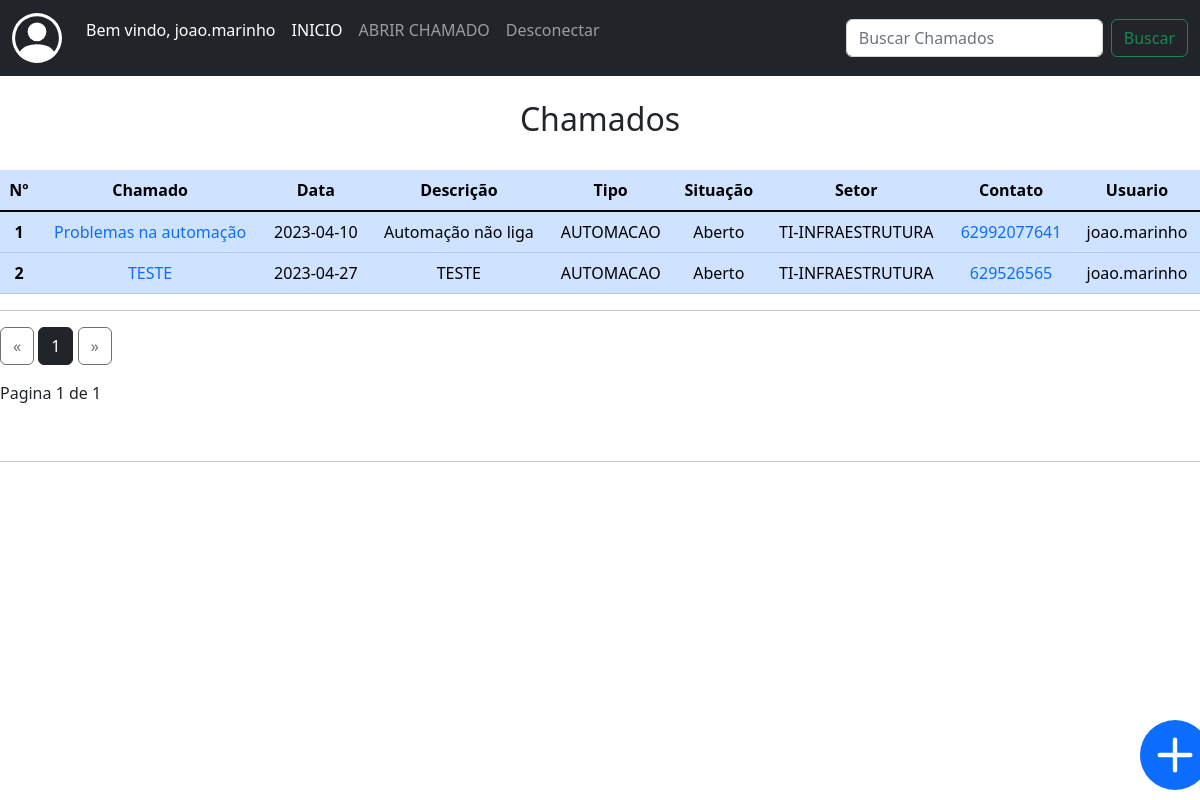
Before: /chamados_usuario (signed in) with the older database file.
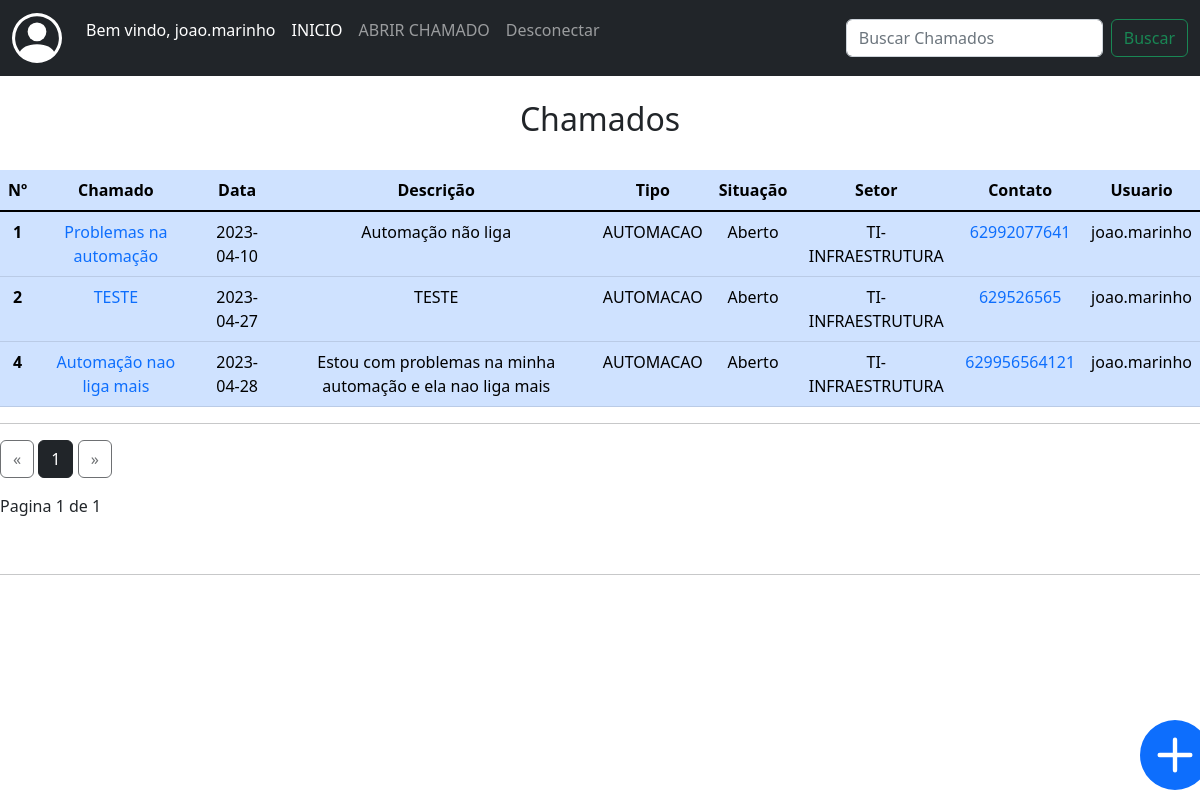
After: the same page with the newer database file.
### app/models/tab_chamados.py (models this page shows)
class Chamados(db.Model):
    __tablename__ = 'tab_chamados'
    id = db.Column(db.Integer, primary_key=True)
    data_add = db.Column(db.String(50), nullable=False)
    data_fim = db.Column(db.String(50), nullable=False)
    titulo = db.Column(db.String(100), nullable=False)
    descricao = db.Column(db.String(255), nullable=False)
    tipo_ch = db.Column(db.String(100), nullable=False)
    situacao = db.Column(db.String(50), nullable=False)
    ass_por = db.Column(db.String(100))
    telefone = db.Column(db.String(50))
    setor = db.Column(db.String(100))
    tab_usuarios_id = db.Column(db.Integer, db.ForeignKey('tab_usuarios.id'))

### app/models/tab_usuarios.py (models this page shows)
class User(db.Model, UserMixin):
    __tablename__ = 'tab_usuarios'
    id = db.Column(db.Integer, primary_key=True)
    username = db.Column(db.String(100), nullable=False)
    password = db.Column(db.String(255), nullable=False)
    email = db.Column(db.String(100), nullable=False)
    active = db.Column(db.String(10), nullable=False)
    permiss = db.Column(db.String(10), nullable=False)

### app/routes/routes.py (the view)
@app.route("/chamados_usuario")
@login_required
def chamados_usuario():
    user = current_user.username
    page = request.args.get('page',1,type=int)
    meus_chamados = Chamados.query.filter_by(tab_usuarios_id=current_user.username).paginate(page=page, per_page=ROWS_PER_PAGE)
    return render_template("chamados_usuario.html", chamados = meus_chamados, user=user)

### app/routes/routes.py (called while the page is built)
@login_manager.user_loader
def load_user(user_id):
    return User.query.get(int(user_id))

### app/templates/chamados_usuario.html (shortened to what this page needs)
{% extends 'base.html' %}
{% block conteudo %}
<nav class="navbar navbar-expand-lg navbar-dark bg-dark">
    <div class="container-fluid">
      <a class="navbar-brand" href="#"></a>
      <div class="collapse navbar-collapse" id="navbarSupportedContent">
        <ul class="navbar-nav me-auto mb-3 mb-lg-0">
          <li class="nav-item">
            <p class=" nav-link" style="color:white;">Bem vindo, {{user}}</p>
          </li>
          <li class="nav-item">
            <a class="nav-link active" aria-current="page" href="#">INICIO</a>
          </li>
          <li class="nav-item">
            <a class="nav-link" href="{{url_for('abrir_chamado')}}">ABRIR CHAMADO</a>
          </li>
          <li class="nav-item">
            <a class="nav-link" href="{{url_for('logout')}}">Desconectar</a>
          </li>
        </ul>
        <form class="d-flex" role="search" action="" method="post">
          <input class="form-control me-2" type="search" placeholder="Buscar Chamados" aria-label="Search">
          <button class="btn btn-outline-success" type="submit">Buscar</button>
        </form>
      </div>
    </div>
</nav>
<br>
<h2 align="center">Chamados</h2>
<br>
<div>
  <table class="table table-primary">
    <thead>
      <tr>
        <th scope="col">Nº</th>
        <th scope="col">Chamado</th>
        <th scope="col">Data</th>
        <th scope="col">Descrição</th>
        <th scope="col">Tipo</th>
        <th scope="col">Situação</th>
        <th scope="col">Setor</th>
        <th scope="col">Contato</th>
        <th scope="col">Usuario</th>
      </tr>
    </thead>
    <tbody class="table-group-divider">
      {% for ch in chamados %}
      <tr>
        <th scope="row">{{ch.id}}</th>
        <td><a href="{{url_for('visualizar_chamados_usuario', id=ch.id)}}">{{ch.titulo}}</a></td>
        <td>{{ch.data_add}}</td>
        <td>{{ch.descricao}}</td>
        <td>{{ch.tipo_ch}}</td>
        <td>{{ch.situacao}}</td>
        <td>TI-INFRAESTRUTURA</td>
        <td><a href="https://wa.me/{{ch.telefone}}">{{ch.telefone}}</a></td>
        <td>{{user}}</td>
      </tr>
      {% endfor %}
    </tbody>
  </table>
  <hr>
  <div class="text-right">
    <a href="{{ url_for('chamados_usuario', page=chamados.prev_num) }}"
    class="btn btn-outline-dark
    {% if chamados.page == 1 %}disabled{% endif %}">
        &laquo;
    </a>
    {% for page_num in chamados.iter_pages(left_edge=1, right_edge=1, left_current=1, right_current=2) %}
{% if page_num %}
            {% if chamados.page == page_num %}
            <a href="{{ url_for('chamados_usuario', page=page_num) }}"
            class="btn btn-dark">
                {{ page_num }}
            </a>
            {% else %}
            <a href="{{ url_for('chamados_usuario', page=page_num) }}"
            class="btn btn-outline-dark">
                {{ page_num }}
            </a>
            {% endif %}
        {% else %}
            ...
        {% endif %}
    {% endfor %}
    <a href="{{ url_for('chamados_usuario', page=chamados.next_num) }}"
    class="btn btn-outline-dark
    {% if chamados.page == chamados.pages %}disabled{% endif %}">
        &raquo;
    </a>
</div>
<p class="text-right mt-3">
Pagina {{ chamados.page }} de {{ chamados.pages }}
</p>
</div>
<br>
<hr>
<div>
  <a class="plus" href="{{url_for('abrir_chamado')}}"><svg xmlns="http://www.w3.org/2000/svg" width="70" height="70" fill="currentColor" class="bi bi-plus-circle-fill" viewBox="0 0 16 16">
      <path d="M16 8A8 8 0 1 1 0 8a8 8 0 0 1 16 0zM8.5 4.5a.5.5 0 0 0-1 0v3h-3a.5.5 0 0 0 0 1h3v3a.5.5 0 0 0 1 0v-3h3a.5.5 0 0 0 0-1h-3v-3z"/>
    </svg></a>
</div>
{% endblock conteudo %}

Changed rows visible on the page:
added Chamados: id "4", titulo "Automação nao liga mais", data_add "2023-04-28", descricao "Estou com problemas na minha automação e ela nao liga mais", tipo_ch "AUTOMACAO", situacao "Aberto", telefone "629956564121", {{ user }} "joao.marinho"
